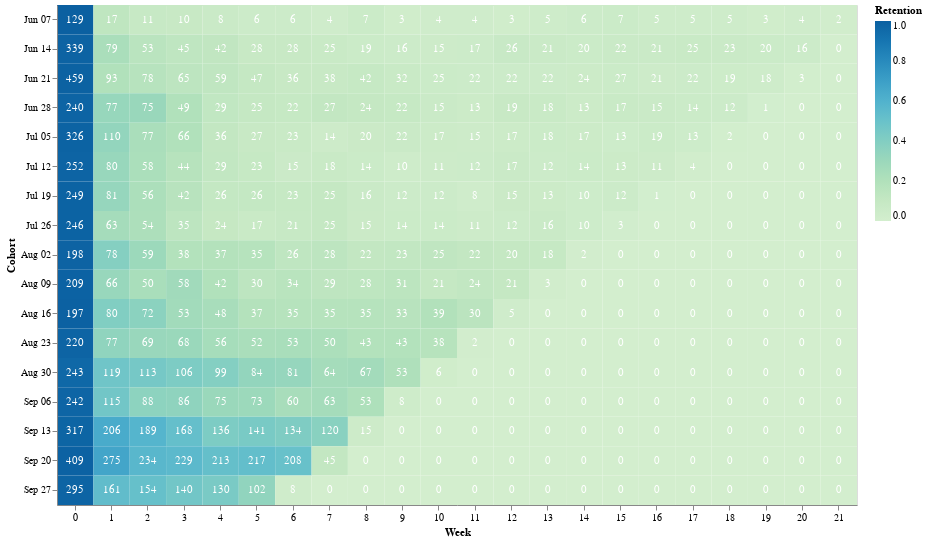

Notebook code cell kept with this figure:
### Markdown cell above
Sometimes it's helpful to look at the number of users, not just the retention rate. It's also useful to visualize retention as a matrix, to find any outliers. Once again, we can see our September cohorts is doing well.

### Code cell
import altair as alt

base=alt.Chart().encode(
    x=alt.X('Week:N', title='Week', axis=alt.Axis(labelAngle=0)),
    y=alt.Y('monthdate(Cohort):N', title='Cohort')
)
rect=base.mark_rect(tooltip=True).encode(
    alt.Color('Retention', scale=alt.Scale(scheme='greenblue'))
)

text=base.mark_text(tooltip=True, color='white').encode(
    alt.Text('Number of users', format=''), 
)

(rect+text).properties(data=retention, width=800, height=500)

### Figure 1 — Vega-Lite specification as saved in the notebook (floating-point values rounded to 4 significant figures; data arrays with more than 128 entries replaced by an {"elided": "..."} marker saying what was removed)
{"config": {"view": {"continuousWidth": 400, "continuousHeight": 300}}, "layer": [{"mark": {"type": "rect", "tooltip": true}, "encoding": {"color": {"type": "quantitative", "field": "Retention", "scale": {"scheme": "greenblue"}}, "x": {"type": "nominal", "axis": {"labelAngle": 0}, "field": "Week", "title": "Week"}, "y": {"type": "nominal", "field": "Cohort", "timeUnit": "monthdate", "title": "Cohort"}}}, {"mark": {"type": "text", "color": "white", "tooltip": true}, "encoding": {"text": {"type": "quantitative", "field": "Number of users", "format": ""}, "x": {"type": "nominal", "axis": {"labelAngle": 0}, "field": "Week", "title": "Week"}, "y": {"type": "nominal", "field": "Cohort", "timeUnit": "monthdate", "title": "Cohort"}}}], "data": {"name": "data-8374a72c9cb2184ddb48977ea1c0bb71"}, "height": 500, "width": 800, "$schema": "https://vega.github.io/schema/vega-lite/v4.8.1.json", "datasets": {"data-8374a72c9cb2184ddb48977ea1c0bb71": {"elided": "374 records"}}}
